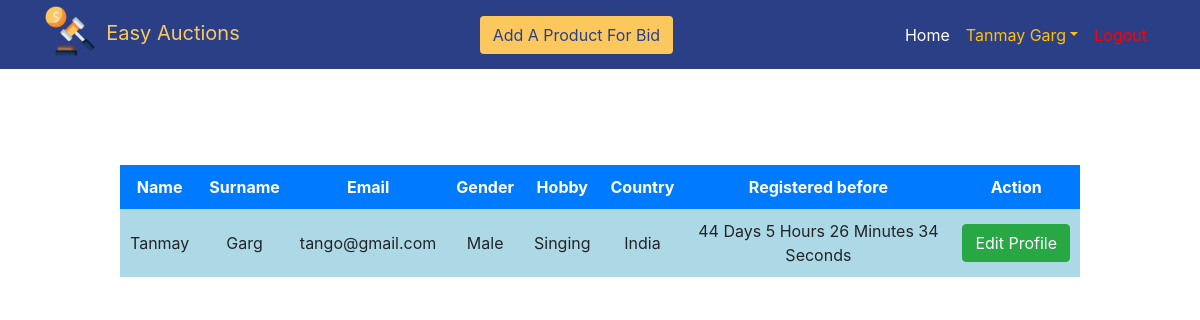
The app's page /view.php (signed in) with its own data.
### tables this page shows
CREATE TABLE `user` (
  `uid` int(11) NOT NULL,
  `email` varchar(50) NOT NULL,
  `password` varchar(50) NOT NULL,
  `name` varchar(50) NOT NULL,
  `surname` varchar(50) NOT NULL,
  `gender` varchar(50) NOT NULL,
  `hobby` varchar(100) NOT NULL,
  `country` int(11) NOT NULL,
  `dor` datetime NOT NULL,
  `status` enum('Enable','Disable') NOT NULL DEFAULT 'Enable'
);

CREATE TABLE `country` (
  `cid` int(11) NOT NULL,
  `cname` varchar(50) NOT NULL
);

### view.php (the view, shortened to what this page needs)
<?php
include('db.php');
if(isset($_SESSION['user'])) {
    $row_c = $_SESSION['user'];
}
?>
<!DOCTYPE html>
<html>
<?php include 'head.php'; ?>
<body>
<?php if(isset($_SESSION['user'])) { ?>
    <?php include 'nav.php'; ?>
<?php } ?>
<br>
<br>
 	<form>
 		<table class="mt-5" align="center" cellspacing="0" cellpadding="10" width="80%">
 			<tr align="center">
                <th>Name</th>
                <th>Surname</th>
 				<th>Email</th>
 				<th>Gender</th>
 				<th>Hobby</th>
 				<th>Country</th>
                <th>Registered before</th>
 				<th colspan="2">Action</th>
 			</tr>
            <?php
            if(isset($_SESSION['user'])) {
                $join = "select * from user join country on user.country = country.cid where uid = '$row_c->uid'";
            }
            else {
                $join = "select * from user join country on user.country = country.cid";
            }
            $run_j = $con->query($join);
            while ($row_j = $run_j->fetch_object()) {
            ?>
 			<tr align="center">
                <td><?php echo $row_j->name; ?></td>
                <td><?php echo $row_j->surname; ?></td>
 				<td><?php echo $row_j->email; ?></td>
 				<td><?php echo $row_j->gender; ?></td>
 				<td><?php echo $row_j->hobby; ?></td>
 				<td><?php echo $row_j->cname; ?></td>
                <td>
                    <?php
                    $c_date = date('Y-m-d h:i:s');
                    $tot_time = strtotime($c_date) - strtotime($row_j->dor);
                    $day = (int)($tot_time / (24*60*60));
                    $hour = (int)(($tot_time - (24*60*60*$day)) / (60*60));
                    $min = (int)((($tot_time - (24*60*60*$day) - (60*60*$hour))) / 60);
                    $sec = (($tot_time - (24*60*60*$day) - (60*60*$hour)) - (60*$min));
                    echo ($day);
                    if($day>1) {
                        echo " Days ";
                    }
                    else {
                        echo " Day ";
                    }
                    echo ($hour);
                    if($hour>1) {
                        echo " Hours ";
                    }
                    else {
                        echo " Hour ";
                    }
                    echo ($min);
                    if($min>1) {
                        echo " Minutes ";
                    }
                    else {
                        echo " Minute ";
                    }
                    echo ($sec);
                    if($sec>1) {
                        echo " Seconds ";
                    }
                    else {
                        echo " Second ";
                    }
                    ?>
                </td>
                <?php
                if(isset($_SESSION['user'])) {
                ?>
                <td><a class="btn btn-success" href="redirect.php?eid=<?php echo $row_j->uid; ?>">Edit Profile</a></td>
                <?php
                }
                ?>
 			</tr>
            <?php
            }
            ?>
        </table>
    </form>
</body>
</html>

### view.php (style rules this page uses)
body { background-repeat: no-repeat; background-size: cover; }
tr:nth-child(odd) { background-color: lightgray; }
tr:nth-child(even) { background-color: lightblue; }
tr:nth-child(1) { background-color: #007bff; color: white; }

### records on screen
user: name "Tanmay", surname "Garg", email "tango@gmail.com", gender "Male", hobby "Singing", country.cname "India", shows "Days", dor "5", shows "Hours", dor "26", shows "Minutes", dor "34", shows "Seconds"

### other values on screen
$row_c->name "Tanmay"
$row_c->surname "Garg"
